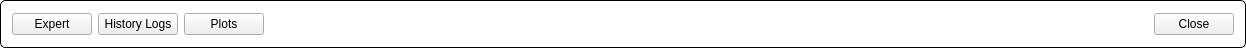
   <widget class="QGroupBox" name="footer">
    <property name="geometry">
     <rect>
      <x>8</x>
      <y>920</y>
      <width>1246</width>
      <height>48</height>
     </rect>
    </property>
    <property name="styleSheet">
     <string notr="true">QGroupBox {
	background-color: rgb(255, 255, 255);
    border: 1px solid black;
    border-radius: 5px;
}

QGroupBox::title {
    subcontrol-origin: margin;
    left: 10px;
    padding: 0 3px 0 3px;
}</string>
    </property>
    <property name="title">
     <string/>
    </property>
    <layout class="QHBoxLayout" name="horizontalLayout_4">
     <item>
      <widget class="QPushButton" name="btnExpert">
       <property name="text">
        <string>Expert</string>
       </property>
      </widget>
     </item>
     <item>
      <widget class="QPushButton" name="btnHistoryLogs">
       <property name="text">
        <string>History Logs</string>
       </property>
      </widget>
     </item>
     <item>
      <widget class="QPushButton" name="btnPlots">
       <property name="text">
        <string>Plots</string>
       </property>
      </widget>
     </item>
     <item>
      <spacer name="horizontalSpacer">
       <property name="orientation">
        <enum>Qt::Horizontal</enum>
       </property>
       <property name="sizeHint" stdset="0">
        <size>
         <width>307</width>
         <height>20</height>
        </size>
       </property>
      </spacer>
     </item>
     <item>
      <widget class="QPushButton" name="btnClose">
       <property name="text">
        <string>Close</string>
       </property>
      </widget>
     </item>
    </layout>
   </widget>
